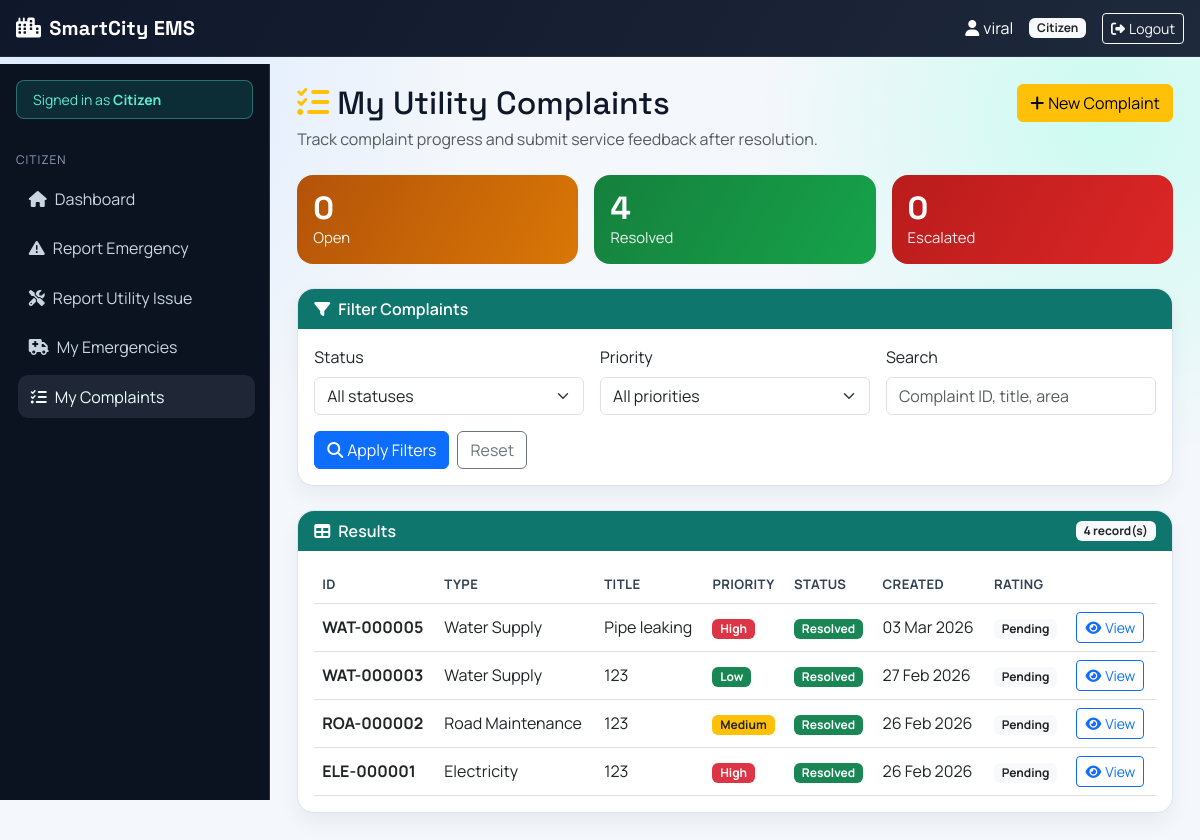
Page /utilities/my-complaints/ (signed in) on the earlier database version.
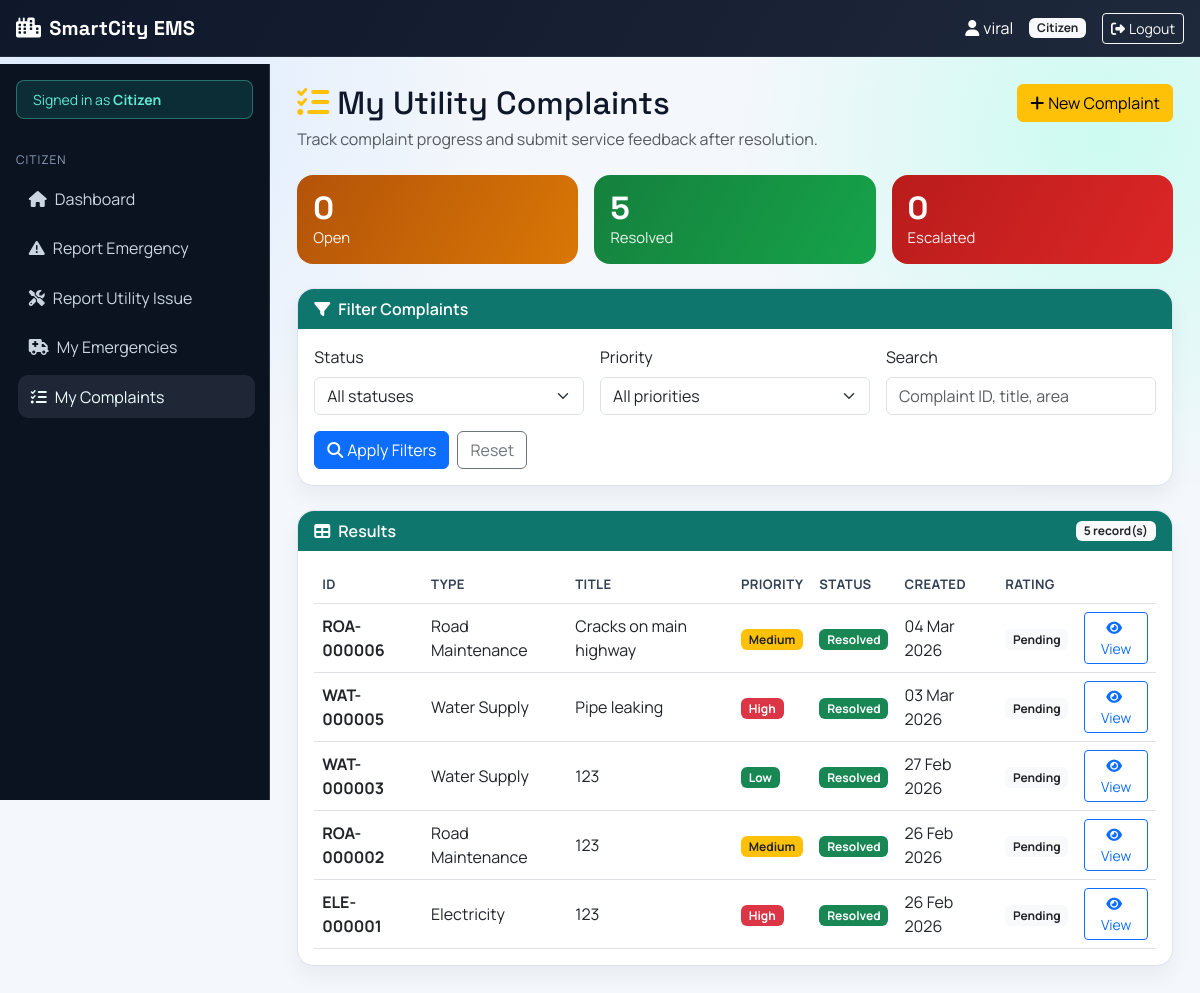
Same page on the later database version.
### utilities/models.py (models this page shows, shortened)
class Complaint(models.Model):
    citizen = models.ForeignKey(
        User,
        on_delete=models.CASCADE,
        related_name='complaints'
    )
    STATUS_CHOICES = [
        ('pending', 'Pending'),
        ('assigned', 'Assigned'),
        ('in_progress', 'In Progress'),
        ('resolved', 'Resolved'),
        ('escalated', 'Escalated'),
        ('rejected', 'Rejected'),
    ]
    PRIORITY_CHOICES = [
        ('high', 'High'),
        ('medium', 'Medium'),
        ('low', 'Low'),
    ]
    citizen = models.ForeignKey(User, on_delete=models.CASCADE, related_name='complaints')
    utility_type = models.ForeignKey(UtilityType, on_delete=models.PROTECT)
    complaint_id = models.CharField(max_length=20, unique=True, editable=False)
    title = models.CharField(max_length=200)
    description = models.TextField()
    priority = models.CharField(max_length=20, choices=PRIORITY_CHOICES, default='medium')
    status = models.CharField(max_length=20, choices=STATUS_CHOICES, default='pending')
    location_lat = models.DecimalField(max_digits=9, decimal_places=6, null=True, blank=True)
    location_lng = models.DecimalField(max_digits=9, decimal_places=6, null=True, blank=True)
    address = models.TextField()
    landmark = models.CharField(max_length=200, blank=True)
    assigned_officer = models.ForeignKey(
        User,
        on_delete=models.SET_NULL,
        null=True,
        blank=True,
        related_name='assigned_complaints',
        limit_choices_to={'role': 'utility_officer'}
    )
    created_at = models.DateTimeField(auto_now_add=True)
    updated_at = models.DateTimeField(auto_now=True)
    assigned_at = models.DateTimeField(null=True, blank=True)
    resolved_at = models.DateTimeField(null=True, blank=True)
    escalated_at = models.DateTimeField(null=True, blank=True)
    resolution_notes = models.TextField(blank=True)
    satisfaction_rating = models.IntegerField(
        null=True,
        blank=True,
        choices=[(i, i) for i in range(1, 6)],
        help_text="Rate 1-5 after resolution"
    )

class UtilityType(models.Model):
    name = models.CharField(max_length=100)
    description = models.TextField()
    department = models.CharField(max_length=100)
    icon = models.CharField(max_length=50, default='wrench')

### utilities/views.py (the view, shortened to what this page needs)
# urls.py: path('my-complaints/', views.my_complaints, name='my_complaints'),
@login_required
def my_complaints(request):
    if request.user.role != 'citizen':
        messages.error(request, 'Access denied.')
        return redirect('dashboard:dashboard')
    base_queryset = Complaint.objects.filter(citizen=request.user).select_related('utility_type')
    complaints_queryset = base_queryset.order_by('-created_at')
    selected_status = request.GET.get('status', '').strip()
    selected_priority = request.GET.get('priority', '').strip()
    search_query = request.GET.get('q', '').strip()
    valid_statuses = {choice[0] for choice in Complaint.STATUS_CHOICES}
    valid_priorities = {choice[0] for choice in Complaint.PRIORITY_CHOICES}
    if selected_status in valid_statuses:
        complaints_queryset = complaints_queryset.filter(status=selected_status)
    else:
        selected_status = ''
    if selected_priority in valid_priorities:
        complaints_queryset = complaints_queryset.filter(priority=selected_priority)
    else:
        selected_priority = ''
    open_count = base_queryset.filter(status__in=['pending', 'assigned', 'in_progress', 'escalated']).count()
    resolved_count = base_queryset.filter(status='resolved').count()
    escalated_count = base_queryset.filter(status='escalated').count()
    return render(
        request,
        'utilities/my_complaints.html',
        {
            'complaints': complaints_queryset,
            'status_options': Complaint.STATUS_CHOICES,
            'priority_options': Complaint.PRIORITY_CHOICES,
            'selected_status': selected_status,
            'selected_priority': selected_priority,
            'search_query': search_query,
            'total_results': complaints_queryset.count(),
            'open_count': open_count,
            'resolved_count': resolved_count,
            'escalated_count': escalated_count,
        },
    )

### templates/utilities/my_complaints.html (shortened to what the changed rows need)
{% extends 'dashboard/base_dashboard.html' %}
{% block dashboard_content %}
<div class="d-flex flex-wrap justify-content-between align-items-start mb-4 gap-2">
  <div>
    <h2 class="mb-1"><i class="fas fa-list-check me-2 text-warning"></i>My Utility Complaints</h2>
  </div>
</div>
<div class="row g-3 mb-4">
  <div class="col-sm-4">
    <div class="stat-card success h-100">
      <div class="stat-number">{{ resolved_count }}</div>
      <div class="stat-label">Resolved</div>
    </div>
  </div>
</div>
<div class="card">
  <div class="card-header d-flex justify-content-between align-items-center">
    <span><i class="fas fa-table me-2"></i>Results</span>
    <span class="badge bg-light text-dark">{{ total_results }} record(s)</span>
  </div>
  <div class="card-body">
    {% if complaints %}
    <div class="table-responsive">
      <table class="table table-hover align-middle mb-0">
        <thead>
          <tr>
            <th>ID</th>
            <th>Type</th>
            <th>Title</th>
            <th>Priority</th>
            <th>Status</th>
            <th>Created</th>
            <th>Rating</th>
            <th></th>
          </tr>
        </thead>
        <tbody>
          {% for comp in complaints %}
          <tr>
            <td><strong>{{ comp.complaint_id }}</strong></td>
            <td>{{ comp.utility_type.name }}</td>
            <td>{{ comp.title|truncatewords:6 }}</td>
            <td>
              {% if comp.priority == 'high' %}<span class="badge bg-danger">High</span>{% endif %}
              {% if comp.priority == 'medium' %}<span class="badge bg-warning text-dark">Medium</span>{% endif %}
              {% if comp.priority == 'low' %}<span class="badge bg-success">Low</span>{% endif %}
            </td>
            <td>
              {% if comp.status == 'resolved' %}<span class="badge bg-success">Resolved</span>{% endif %}
            </td>
            <td>{{ comp.created_at|date:"d M Y" }}</td>
            <td>
              {% if comp.satisfaction_rating %}
              <span class="badge bg-success">{{ comp.satisfaction_rating }}/5</span>
              {% elif comp.status == 'resolved' %}
              <span class="badge bg-light text-dark">Pending</span>
              {% else %}
              <span class="text-muted">-</span>
              {% endif %}
            </td>
            <td>
              <a href="{% url 'utilities:detail' comp.complaint_id %}" class="btn btn-sm btn-outline-primary">
                <i class="fas fa-eye me-1"></i>View
              </a>
            </td>
          </tr>
          {% endfor %}
        </tbody>
      </table>
    </div>
    {% else %}
    <p class="text-muted mb-0">No complaints match the selected filters.</p>
    {% endif %}
  </div>
</div>
{% endblock %}

Differences in the rows shown:
added Complaint: complaint_id "ROA-000006", utility_type.name "Road Maintenance", title "Cracks on main highway", priority "Medium", status "Resolved", created_at "04 Mar 2026"
Other differences:
{{ resolved_count }}: "4" → "5"
{{ total_results }}: "4" → "5"
